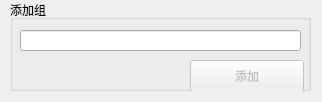
<?xml version="1.0" encoding="UTF-8"?>
<ui version="4.0">
 <class>AddGroupDialog</class>
 <widget class="QDialog" name="AddGroupDialog">
  <property name="geometry">
   <rect>
    <x>0</x>
    <y>0</y>
    <width>322</width>
    <height>102</height>
   </rect>
  </property>
  <property name="windowTitle">
   <string>Dialog</string>
  </property>
  <widget class="QGroupBox" name="groupBox">
   <property name="geometry">
    <rect>
     <x>10</x>
     <y>0</y>
     <width>301</width>
     <height>91</height>
    </rect>
   </property>
   <property name="title">
    <string>添加组</string>
   </property>
   <widget class="QPushButton" name="addGroupLButton">
    <property name="enabled">
     <bool>false</bool>
    </property>
    <property name="geometry">
     <rect>
      <x>180</x>
      <y>60</y>
      <width>114</width>
      <height>32</height>
     </rect>
    </property>
    <property name="text">
     <string>添加</string>
    </property>
   </widget>
   <widget class="QLineEdit" name="addGroupNameLEdit">
    <property name="geometry">
     <rect>
      <x>10</x>
      <y>30</y>
      <width>281</width>
      <height>21</height>
     </rect>
    </property>
   </widget>
  </widget>
 </widget>
 <resources/>
 <connections/>
</ui>
